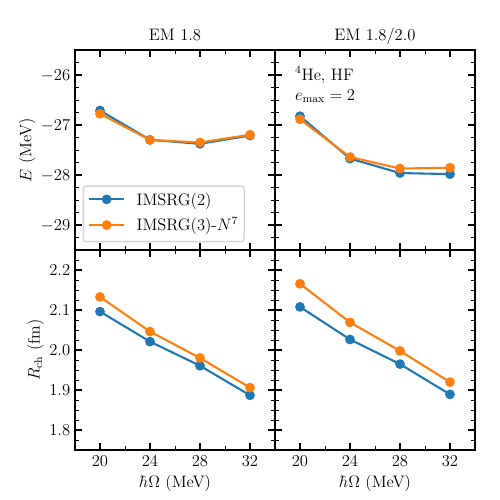

Source code (Python):
import matplotlib.pyplot as plt
import matplotlib
from mpl_toolkits.axes_grid1 import ImageGrid

import json
import os

os.chdir(os.path.dirname(os.path.abspath(__file__)))

basis = "HF"
basis_disp = "HF"

truncation_disp_lookup = {
    "imsrg2": "IMSRG(2)",
    "imsrg3": r"IMSRG(3)-$N^7$",
}

plt.rcParams["text.usetex"] = True
plt.rcParams["text.latex.preamble"] = r"\usepackage{lmodern}\usepackage{amsmath}"
plt.rcParams["font.family"] = ["Latin Modern Roman"]
plt.rcParams["font.size"] = 12

fig_height = 5
fig_width = 5

# Set up initial figure
fig, axs = plt.subplots(
    2, 2, sharex="col", sharey="row", gridspec_kw={"hspace": 0, "wspace": 0}
)

(ax1, ax2), (ax3, ax4) = axs

for ax in [ax1, ax2, ax3, ax4]:
    ax.xaxis.set_minor_locator(matplotlib.ticker.AutoMinorLocator(2))
    ax.yaxis.set_minor_locator(matplotlib.ticker.AutoMinorLocator(4))
    ax.tick_params(bottom=True, top=True, left=True, right=True, which="both")
    ax.tick_params(axis="x", which="both", direction="in")
    ax.tick_params(axis="y", which="both", direction="in")
    ax.tick_params(which='major', length=5)
    ax.tick_params(which='minor', length=3)

# Top left
ham = "NN-only"
for truncation in ["imsrg2", "imsrg3"]:
    with open(f"data/he4/{truncation}/data.json") as f:
        data = json.load(f)
    hws = []
    energies = []
    for key in data[ham][basis]:
        entry = data[ham][basis][key]
        if entry["converged"]:
            hws.append(int(key))
            energies.append(entry["E"])
    ax1.plot(hws, energies, "o-", label=truncation_disp_lookup[truncation])

# Top right
ham = "NN+3N"
for truncation in ["imsrg2", "imsrg3"]:
    with open(f"data/he4/{truncation}/data.json") as f:
        data = json.load(f)
    hws = []
    energies = []
    for key in data[ham][basis]:
        entry = data[ham][basis][key]
        if entry["converged"]:
            hws.append(int(key))
            energies.append(entry["E"])
    ax2.plot(hws, energies, "o-", label=truncation_disp_lookup[truncation])

# Bottom left
ham = "NN-only"
for truncation in ["imsrg2", "imsrg3"]:
    with open(f"data/he4/{truncation}/data.json") as f:
        data = json.load(f)
    hws = []
    radii = []
    for key in data[ham][basis]:
        entry = data[ham][basis][key]
        if entry["converged"]:
            hws.append(int(key))
            radii.append(entry["R"])
    ax3.plot(hws, radii, "o-", label=truncation_disp_lookup[truncation])

# Bottom right
ham = "NN+3N"
for truncation in ["imsrg2", "imsrg3"]:
    with open(f"data/he4/{truncation}/data.json") as f:
        data = json.load(f)
    hws = []
    radii = []
    for key in data[ham][basis]:
        entry = data[ham][basis][key]
        if entry["converged"]:
            hws.append(int(key))
            radii.append(entry["R"])
    ax4.plot(hws, radii, "o-", label=truncation_disp_lookup[truncation])


ax3.set_xlabel(r"$\hbar \Omega$ (MeV)")
ax4.set_xlabel(r"$\hbar \Omega$ (MeV)")
ax3.set_xlim((18, 34))
ax4.set_xlim((18, 34))
ax3.set_xticks([20, 24, 28, 32])
ax4.set_xticks([20, 24, 28, 32])
ax1.set_ylabel(r"$E$ (MeV)")
ax3.set_ylabel(r"$R_{\text{ch}}$ (fm)")
ax1.set_ylim((-29.5, -25.5))
ax1.set_yticks([-29, -28, -27, -26])
ax3.set_ylim((1.75, 2.25))
ax3.set_yticks([1.8, 1.9, 2.0, 2.1, 2.2])
ax1.legend(loc="lower left")

plt.text(
    0.5,
    1.05,
    "EM 1.8",
    ha="center",
    transform=ax1.transAxes,
)
plt.text(
    0.5,
    1.05,
    "EM 1.8/2.0",
    ha="center",
    transform=ax2.transAxes,
)
plt.text(
    0.1,
    0.85,
    r"${}^{4}\text{He}$, " + basis_disp,
    ha="left",
    transform=ax2.transAxes,
)
plt.text(
    0.1,
    0.75,
    r"$e_{\text{max}} = 2$",
    ha="left",
    transform=ax2.transAxes,
)

plt.gcf().subplots_adjust(left=0.15)
plt.gcf().subplots_adjust(right=0.95)
plt.gcf().subplots_adjust(top=0.90)
plt.gcf().subplots_adjust(bottom=0.10)

plt.gcf().set_size_inches(fig_width, fig_height)
path = "he4_HF_results.pdf"
plt.savefig(path, dpi=300)
plt.close(fig)
